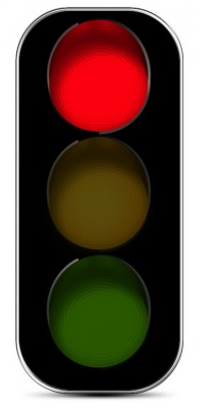
#> input picture img/lights1.png, 209 x 408 px, found by its file name
$ python traffic_lights_detect.py
#> lines starting #> are read from the running program, lines starting #| are printed output that depends on the picture; after the words box and inside, x2 and y2 are one past the last pixel; in counts of white or black regions, pixels touching at a corner belong together
### object_color.py
import cv2
import enum
import imutils
import numpy as np

from scipy.spatial import distance

"""
inspired : https://www.pyimagesearch.com/2016/02/15/determining-object-color-with-opencv/
"""
class Color(enum.Enum):
  Red = 'Red'
  Green = 'Green'
  Other = 'Other'

class ObjectColorDetect:
  def __init__(self):
    self.__colorNames = [Color.Red, Color.Green, Color.Other]
    matrix = np.zeros((len(self.__colorNames), 1, 3), dtype='uint8')
    matrix[0] = (255, 0, 0)
    matrix[1] = (0, 255, 0)
    matrix[2] = (0, 0, 0)
    self.__matrix = cv2.cvtColor(matrix, cv2.COLOR_RGB2LAB)

  def find_color(self, image, contour):
    mask = np.zeros(image.shape[:2], dtype = 'uint8')
    cv2.drawContours(mask, [contour], -1, 255, -1)
    mean = cv2.mean(image, mask = mask)[:3]
    minDist = (np.inf, None)
    for (i, row) in enumerate(self.__matrix):
      dist = distance.euclidean(row[0], mean)
      if dist < minDist[0]:
        minDist = (dist, i)
    return self.__colorNames[minDist[1]]

  def detect_color(self, image):
    #prepare to recognize collor
    resized = imutils.resize(image, height=300, width=300)
    blurredImg = cv2.GaussianBlur(resized, (5, 5), 0)
    grayImg = cv2.cvtColor(blurredImg, cv2.COLOR_BGR2GRAY)
    # take image tresh; [0] is tresh value = 60
    threshImg = cv2.threshold(grayImg, 60, 255, cv2.THRESH_BINARY)[1]
    # convert to CIE Lab
    labImg = cv2.cvtColor(blurredImg, cv2.COLOR_BGR2LAB)

    contours = cv2.findContours(threshImg, cv2.RETR_EXTERNAL, cv2.CHAIN_APPROX_SIMPLE)
    contours = imutils.grab_contours(contours)
    if contours == []:
      raise Exception('Not detect collored object!')
    colorMap = {}
    for contour in contours:
      color = self.find_color(labImg, contour)
      colorMap[color] = colorMap.get(color, 0) + 1
    color = max(colorMap, key = colorMap.get)
    if color == Color.Other:
      raise Exception('Can not detect color!')
    return color

### traffic_lights_detect.py
import cv2
import numpy as np

from object_color import ObjectColorDetect, Color

class TrafficLights:

  def __init__(self, image):
    if isinstance(image, str):
      self.__image = cv2.imread(image)
    elif isinstance(image, np.ndarray):
      self.__image = image
    if self.__image is None:
      raise Exception('Bad initial value')

  def filter_color(self, color: Color):
    hsvImg = cv2.cvtColor(self.__image, cv2.COLOR_BGR2HSV)
    mask, lower, upper = None, None, None
    # prepare mask
    if color == Color.Red:
      lower, upper = (170,120,70), (180,255,255)
      mask = cv2.inRange(hsvImg, lower, upper)
    elif color == Color.Green:
      lower, upper = (36, 25, 25), (86, 255,255)
      mask = cv2.inRange(hsvImg, lower, upper)
    # aply mask
    hsvImg = cv2.bitwise_and(hsvImg, hsvImg, mask = mask)
    # places with color between mask lower & upper
    return cv2.inRange(hsvImg, lower, upper)

  def detect_shiny(self):
    # change brightnes
    gama = 2.0
    table = np.array([((i/255.0)**gama) * 255.0 for i in np.arange(0,256)]).astype('uint8')
    lutImg = cv2.LUT(self.__image, table)
    return cv2.bitwise_and(self.__image, lutImg)

  def traffic_light_on(self, color: Color):
    filteredImg = self.filter_color(color)
    filteredImg = cv2.cvtColor(filteredImg, cv2.COLOR_GRAY2BGR)
    return cv2.bitwise_and(filteredImg, self.detect_shiny())

  def get_image(self):
    return self.__image

def main():
  trafficLights = None
  colorToDetect = Color.Red
  cbjectColorDetect = ObjectColorDetect()
  img = 'img\\'
  names = ['lights1.png','lights2.png','lights3.png','lights4.png','lights5.png','lights6.png','giraffe.png']
  for name in names:
    imgOrg = cv2.imread(img + name)
#> imgOrg is the input picture: shape (408, 209, 3); mean B, G, R 77.4, 88.5, 106.7
    try:
      trafficLights = TrafficLights(imgOrg)
    except Exception as e:
      print(e)
    image = trafficLights.traffic_light_on(colorToDetect)
#> in filter_color, `hsvImg = cv2.cvtColor(self.__image, cv2.COLOR_BGR2HSV)`: hsvImg: shape (408, 209, 3); mean H, S, V 31.6, 99.2, 110.6
#> in filter_color, `mask = cv2.inRange(hsvImg, lower, upper)`:
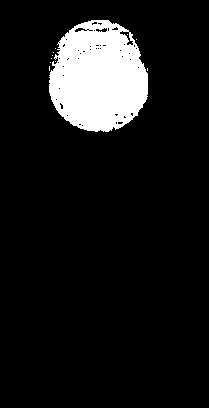
#> mask: shape (408, 209); 9.9% white; 11 white regions (10 under 20 px), largest, box (x1, y1, x2, y2) and area: (49, 20, 148, 132) 8462
#> in filter_color, `hsvImg = cv2.bitwise_and(hsvImg, hsvImg, mask = mask)`: hsvImg: shape (408, 209, 3); mean H, S, V 17.7, 25, 19.6
#> in traffic_light_on, `return cv2.bitwise_and(filteredImg, self.detect_shiny())`:
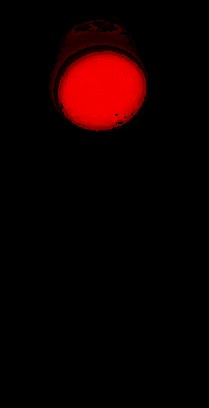
#> returned value: shape (408, 209, 3); mean of channels 0, 1, 2 0, 0, 14.9; drawn as B, G, R
    try:
      color = cbjectColorDetect.detect_color(image)
#> in detect_color, `grayImg = cv2.cvtColor(blurredImg, cv2.COLOR_BGR2GRAY)`:
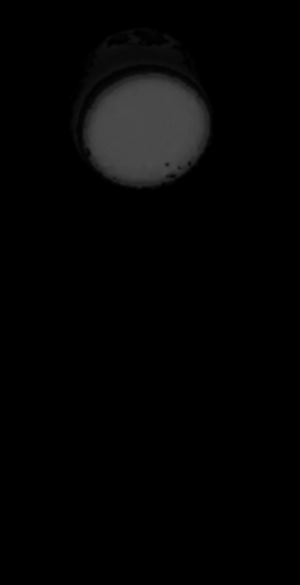
#> grayImg: shape (585, 300); min 0, max 75, mean 4.5
#> in detect_color, `threshImg = cv2.threshold(grayImg, 60, 255, cv2.THRESH_BINARY)[1]`:
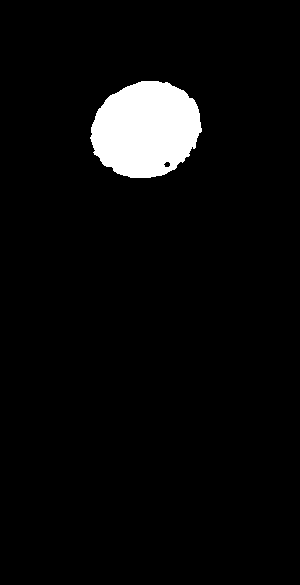
#> threshImg: shape (585, 300); 4.7% white; 1 white region
#> in detect_color, `labImg = cv2.cvtColor(blurredImg, cv2.COLOR_BGR2LAB)`: labImg: shape (585, 300, 3); mean of channels 0, 1, 2 7.6, 133, 131.9
#> in detect_color, `contours = cv2.findContours(threshImg, cv2.RETR_EXTERNAL, cv2.CHAIN_AP..`: contours = 1 contour; box (x1, y1, x2, y2) and area: (90, 81, 202, 178) 8164
#> the loop in detect_color, `for contour in contours:` made 1 pass
#> mean in find_color on pass 1: (126.3, 203.6, 191.5)
#> after the loop in detect_color, `for contour in contours:`: colorMap = 1 item
      print(f"Detect {color.value} color!")
#| Detect Red color!
    except Exception as e:
        print(e)

    cv2.imshow('Image orginal', imgOrg)
    cv2.imshow('After detect',  image)
    cv2.waitKey(0)
#> pass 2 of the loop in main, `for name in names:`:
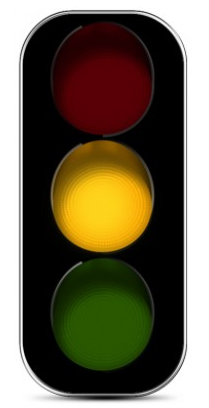
#> input picture img/lights2.png, 209 x 408 px, found by its file name
#> in main, imgOrg is the input picture: shape (408, 209, 3); mean B, G, R 77.5, 98.6, 107.1
#> in filter_color (call 2), `mask = cv2.inRange(hsvImg, lower, upper)`:
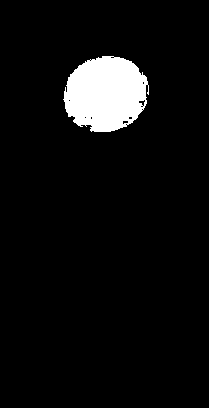
#> mask: shape (408, 209); 5.8% white; 1 white region, box (x1, y1, x2, y2) and area: (63, 56, 149, 132) 4950
#> in detect_color (call 2), `grayImg = cv2.cvtColor(blurredImg, cv2.COLOR_BGR2GRAY)`:
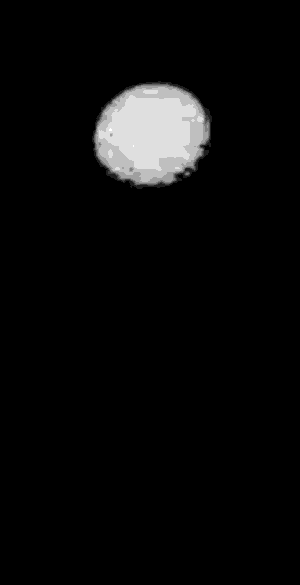
#> grayImg: shape (585, 300); min 0, max 8, mean 0.33; drawn with min black and max white
#> threshImg: shape (585, 300); every value is 0
#> labImg: shape (585, 300, 3); mean of channels 0, 1, 2 0.2, 128.4, 128.1
#> in detect_color (call 2), `contours = cv2.findContours(threshImg, cv2.RETR_EXTERNAL, cv2.CHAIN_AP..`: contours = 0 contours
#> in detect_color (call 2), `contours = imutils.grab_contours(contours)`: contours = []
#> pass 3 of the loop in main, `for name in names:`:
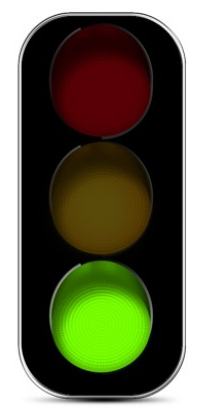
#> input picture img/lights3.png, 209 x 408 px, found by its file name
#> in main, imgOrg is the input picture: shape (408, 209, 3); mean B, G, R 76.9, 101.6, 99.7
#> in filter_color (call 3), `mask = cv2.inRange(hsvImg, lower, upper)`:
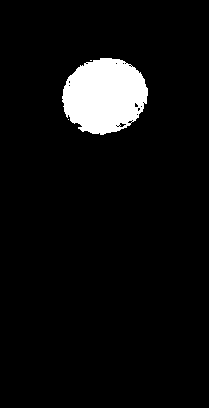
#> mask: shape (408, 209); 5.9% white; 3 white regions (2 under 20 px), largest, box (x1, y1, x2, y2) and area: (62, 58, 148, 135) 4992
#> in detect_color (call 3), `grayImg = cv2.cvtColor(blurredImg, cv2.COLOR_BGR2GRAY)`:
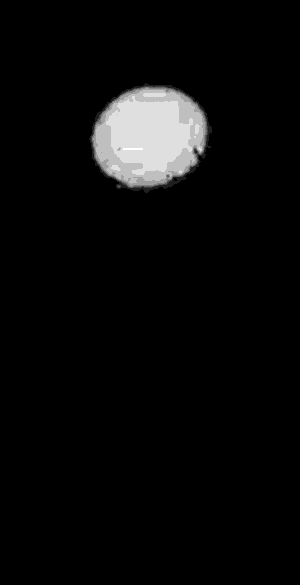
#> grayImg: shape (585, 300); min 0, max 8, mean 0.329; drawn with min black and max white
#> labImg: shape (585, 300, 3); mean of channels 0, 1, 2 0.2, 128.4, 128.1
#> in detect_color (call 3), `contours = cv2.findContours(threshImg, cv2.RETR_EXTERNAL, cv2.CHAIN_AP..`: contours = 0 contours
#> in detect_color (call 3), `contours = imutils.grab_contours(contours)`: contours = []
#> the loop made 7 passes; the first 3 are shown
  cv2.destroyAllWindows()

if __name__ == "__main__":
  main()
